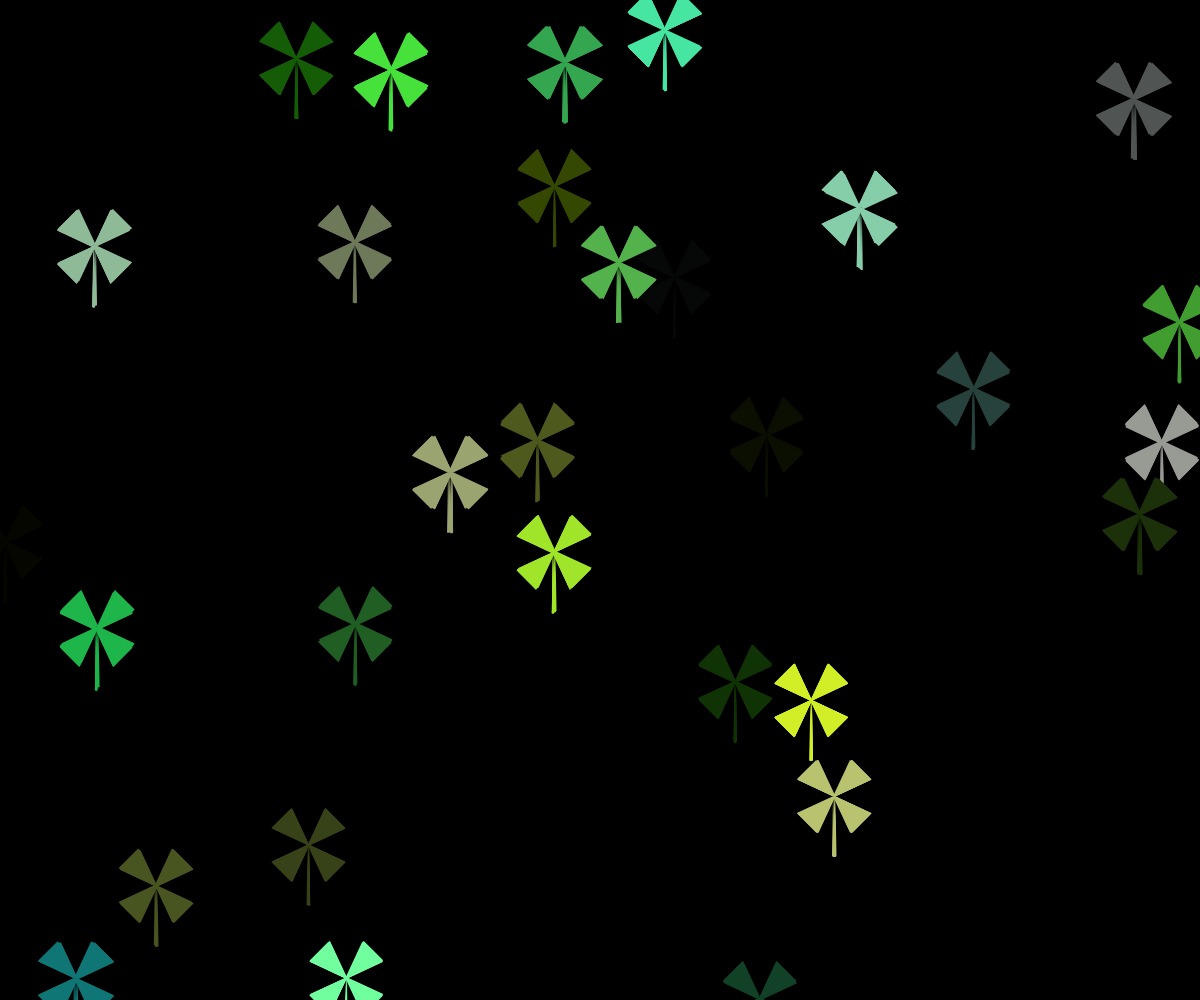
Frame 1 (no input)
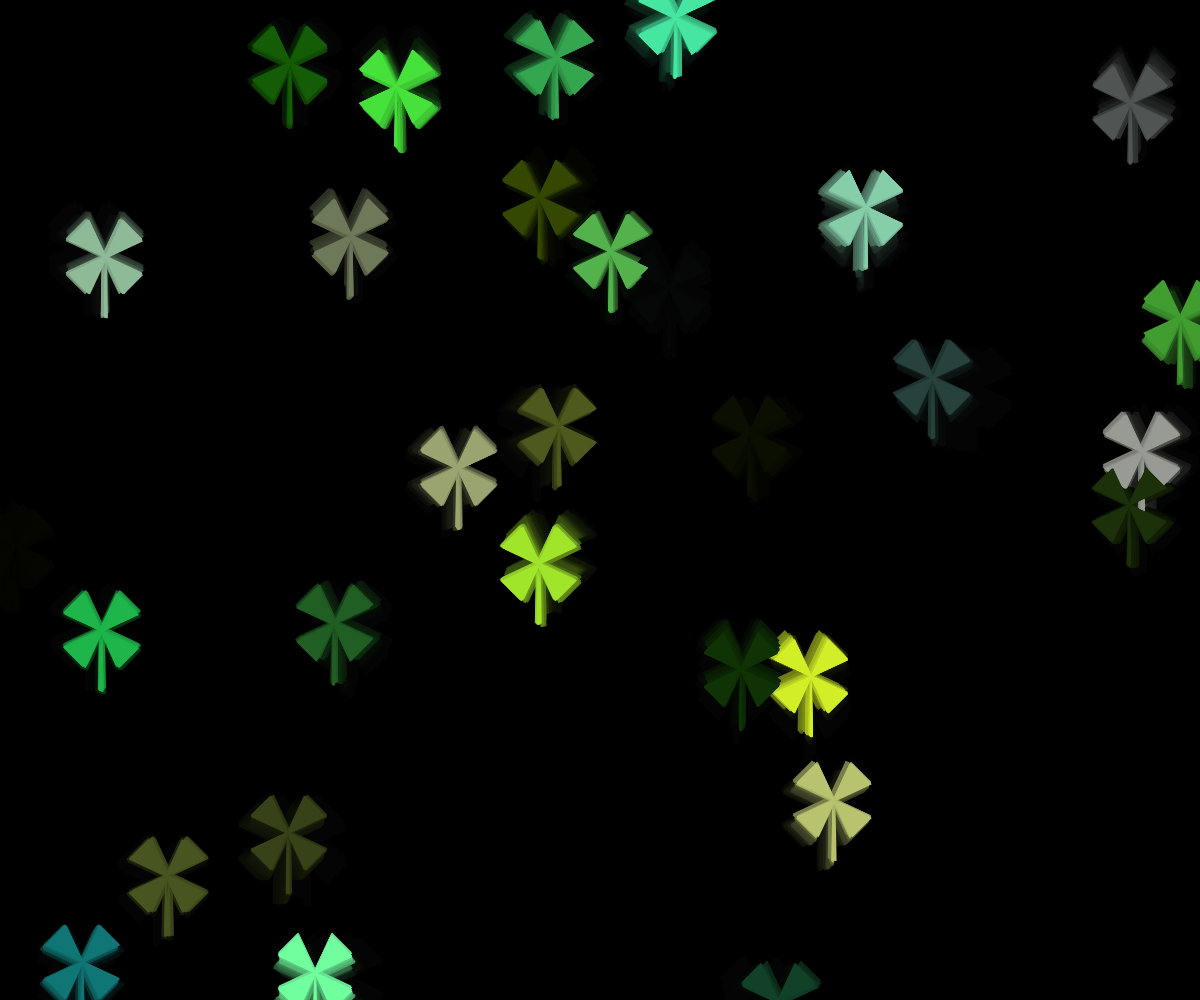
Frame 60 (no input)
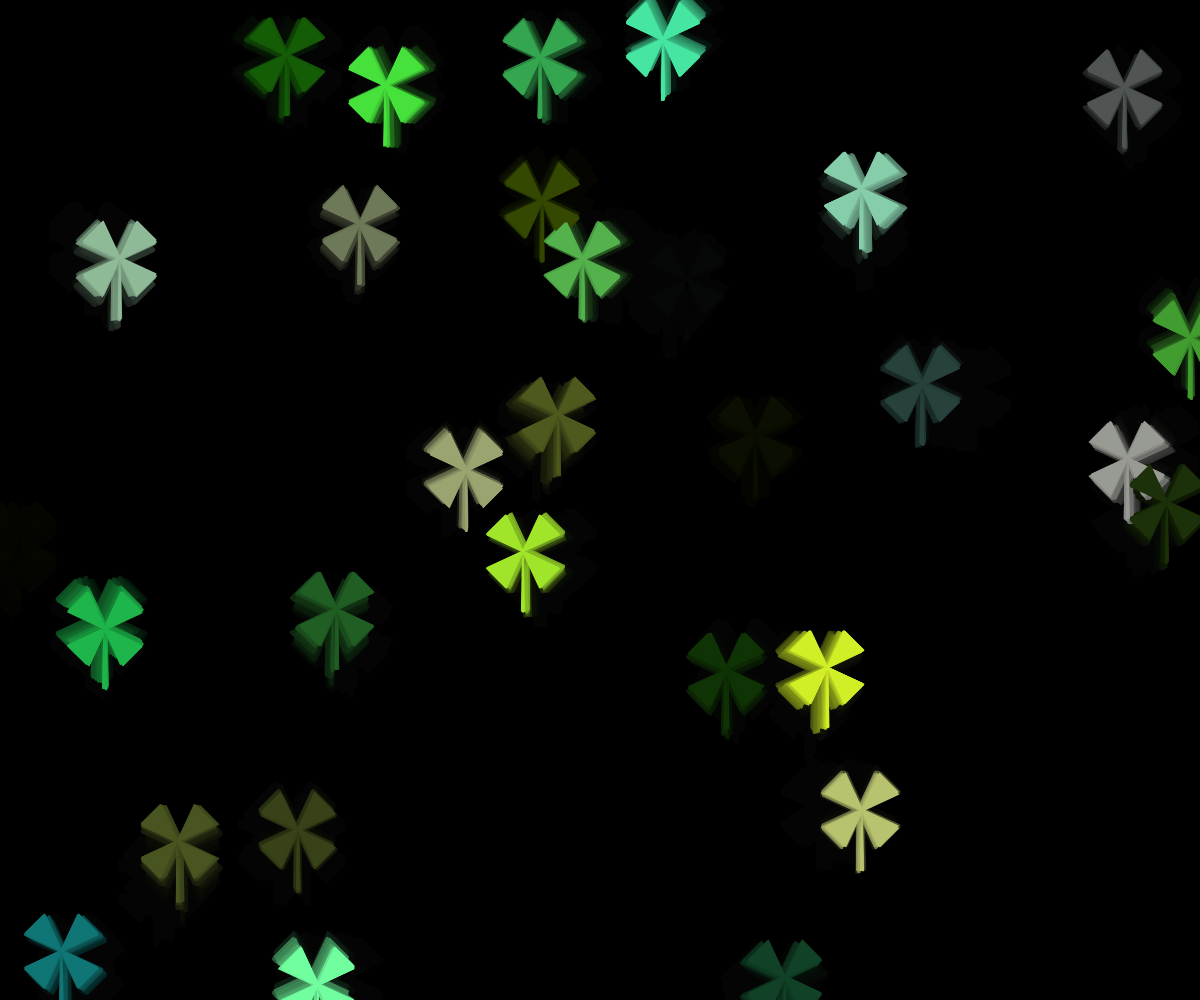
Frame 120 (the mouse pressed at the canvas centre since frame 60)

The p5.js sketch that drew these frames (run headless with seeded random() and noise() and a simulated clock; from frame 60 on, the mouse is pressed at the canvas centre):

// p5.js sketch
// ── sketch.js
const num = 30;
let walker = []; //小文字で始まるオブジェクト，大文字で始まるクラス
let walkerColor = [];

function setup() {
  createCanvas(windowWidth, windowHeight);
  background(0);
  colorMode(HSB, 360, 100, 100, 100);
  for(let i = 0; i < num; i = i + 1) {
    walker[i] = new Walker();
    walker[i].position = createVector(random(width), random(height))
    walkerColor[i] = color(random(60, 180), random(100), random(100));
  }
}

function draw() {
  fill(0, 10);
  rect(0, 0, width, height);
  for(let i = 0; i < num; i = i + 1) {
    fill(walkerColor[i]);
    walker[i].draw(); 
  }
}

class Walker{
  constructor() {
    this.position = createVector(width / 2, height / 2);
    fill(255, 31);
  }
  draw() {
    for(let i = 0; i < 10; i = i + 1){
    this.velocity = createVector(random(-1.0, 1.0), random(-1.0, 1.0));
    this.position.add(this.velocity);
    noStroke();    
    leaf(this.position.x, this.position.y, 40); 
    }
  }
}

function leaf(leafPositionX, leafPositionY, size) {
  push();
  translate(leafPositionX, leafPositionY);
	rotate(PI / 4.0);
  triangle(0, 0, 
           size * cos(radians(20)), size * sin(radians(20)), 
           size * cos(radians(-20)), size * sin(radians(-20)));
	rotate(PI / 4.0);
	triangle(0, 0, 
           size * 1.5 * cos(radians(1)), size * 1.5 * sin(radians(1)), 
           size * 1.5 * cos(radians(-1)), size * 1.5 * sin(radians(-1)));
  rotate(PI / 4.0);
  triangle(0, 0, 
           size * cos(radians(20)), size * sin(radians(20)), 
           size * cos(radians(-20)), size * sin(radians(-20)));
  rotate(PI / 2.0);
  triangle(0, 0, 
           size * cos(radians(20)), size * sin(radians(20)), 
           size * cos(radians(-20)), size * sin(radians(-20)));
  rotate(PI / 2.0);
  triangle(0, 0, 
           size * cos(radians(20)), size * sin(radians(20)), 
           size * cos(radians(-20)), size * sin(radians(-20)));
  pop();
}
